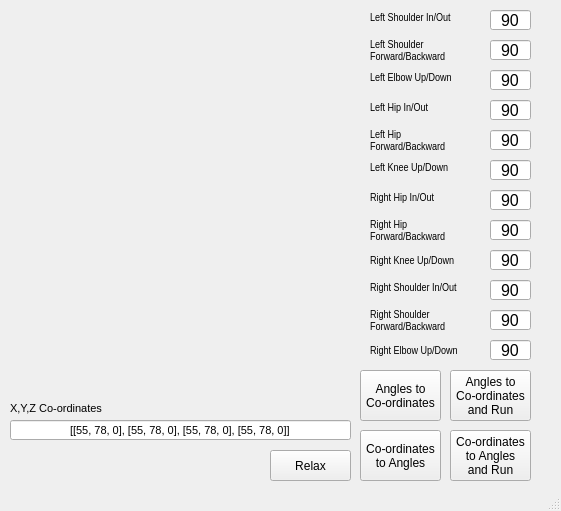
<?xml version="1.0" encoding="UTF-8"?>
<ui version="4.0">
 <class>MainWindow</class>
 <widget class="QMainWindow" name="MainWindow">
  <property name="geometry">
   <rect>
    <x>0</x>
    <y>0</y>
    <width>561</width>
    <height>511</height>
   </rect>
  </property>
  <property name="windowTitle">
   <string>Alex's Dog Position Tool</string>
  </property>
  <widget class="QWidget" name="centralwidget">
   <widget class="QLabel" name="label">
    <property name="geometry">
     <rect>
      <x>20</x>
      <y>0</y>
      <width>341</width>
      <height>411</height>
     </rect>
    </property>
    <property name="text">
     <string/>
    </property>
    <property name="pixmap">
     <pixmap>spike_legs3.png</pixmap>
    </property>
   </widget>
   <widget class="QLabel" name="label_2">
    <property name="geometry">
     <rect>
      <x>370</x>
      <y>10</y>
      <width>121</width>
      <height>16</height>
     </rect>
    </property>
    <property name="font">
     <font>
      <family>Arial Narrow</family>
      <pointsize>8</pointsize>
     </font>
    </property>
    <property name="text">
     <string>Left Shoulder In/Out</string>
    </property>
   </widget>
   <widget class="QLineEdit" name="leftShoulderInOut">
    <property name="geometry">
     <rect>
      <x>490</x>
      <y>10</y>
      <width>41</width>
      <height>20</height>
     </rect>
    </property>
    <property name="font">
     <font>
      <family>Arial</family>
      <pointsize>12</pointsize>
     </font>
    </property>
    <property name="text">
     <string>90</string>
    </property>
    <property name="alignment">
     <set>Qt::AlignCenter</set>
    </property>
   </widget>
   <widget class="QLabel" name="label_3">
    <property name="geometry">
     <rect>
      <x>370</x>
      <y>40</y>
      <width>121</width>
      <height>21</height>
     </rect>
    </property>
    <property name="font">
     <font>
      <family>Arial Narrow</family>
      <pointsize>8</pointsize>
     </font>
    </property>
    <property name="text">
     <string>Left Shoulder
Forward/Backward</string>
    </property>
   </widget>
   <widget class="QLineEdit" name="leftShoulderFB">
    <property name="geometry">
     <rect>
      <x>490</x>
      <y>40</y>
      <width>41</width>
      <height>20</height>
     </rect>
    </property>
    <property name="font">
     <font>
      <family>Arial</family>
      <pointsize>12</pointsize>
     </font>
    </property>
    <property name="text">
     <string>90</string>
    </property>
    <property name="alignment">
     <set>Qt::AlignCenter</set>
    </property>
   </widget>
   <widget class="QLabel" name="label_4">
    <property name="geometry">
     <rect>
      <x>370</x>
      <y>70</y>
      <width>121</width>
      <height>16</height>
     </rect>
    </property>
    <property name="font">
     <font>
      <family>Arial Narrow</family>
      <pointsize>8</pointsize>
     </font>
    </property>
    <property name="text">
     <string>Left Elbow Up/Down</string>
    </property>
   </widget>
   <widget class="QLineEdit" name="leftElbowFB">
    <property name="geometry">
     <rect>
      <x>490</x>
      <y>70</y>
      <width>41</width>
      <height>20</height>
     </rect>
    </property>
    <property name="font">
     <font>
      <family>Arial</family>
      <pointsize>12</pointsize>
     </font>
    </property>
    <property name="text">
     <string>90</string>
    </property>
    <property name="alignment">
     <set>Qt::AlignCenter</set>
    </property>
   </widget>
   <widget class="QLabel" name="label_5">
    <property name="geometry">
     <rect>
      <x>370</x>
      <y>130</y>
      <width>121</width>
      <height>21</height>
     </rect>
    </property>
    <property name="font">
     <font>
      <family>Arial Narrow</family>
      <pointsize>8</pointsize>
     </font>
    </property>
    <property name="text">
     <string>Left Hip
Forward/Backward</string>
    </property>
   </widget>
   <widget class="QLineEdit" name="leftKneeFB">
    <property name="geometry">
     <rect>
      <x>490</x>
      <y>160</y>
      <width>41</width>
      <height>20</height>
     </rect>
    </property>
    <property name="font">
     <font>
      <family>Arial</family>
      <pointsize>12</pointsize>
     </font>
    </property>
    <property name="text">
     <string>90</string>
    </property>
    <property name="alignment">
     <set>Qt::AlignCenter</set>
    </property>
   </widget>
   <widget class="QLineEdit" name="leftHipFB">
    <property name="geometry">
     <rect>
      <x>490</x>
      <y>130</y>
      <width>41</width>
      <height>20</height>
     </rect>
    </property>
    <property name="font">
     <font>
      <family>Arial</family>
      <pointsize>12</pointsize>
     </font>
    </property>
    <property name="text">
     <string>90</string>
    </property>
    <property name="alignment">
     <set>Qt::AlignCenter</set>
    </property>
   </widget>
   <widget class="QLabel" name="label_6">
    <property name="geometry">
     <rect>
      <x>370</x>
      <y>160</y>
      <width>121</width>
      <height>16</height>
     </rect>
    </property>
    <property name="font">
     <font>
      <family>Arial Narrow</family>
      <pointsize>8</pointsize>
     </font>
    </property>
    <property name="text">
     <string>Left Knee Up/Down</string>
    </property>
   </widget>
   <widget class="QLabel" name="label_7">
    <property name="geometry">
     <rect>
      <x>370</x>
      <y>100</y>
      <width>121</width>
      <height>16</height>
     </rect>
    </property>
    <property name="font">
     <font>
      <family>Arial Narrow</family>
      <pointsize>8</pointsize>
     </font>
    </property>
    <property name="text">
     <string>Left Hip In/Out</string>
    </property>
   </widget>
   <widget class="QLineEdit" name="leftHipInOut">
    <property name="geometry">
     <rect>
      <x>490</x>
      <y>100</y>
      <width>41</width>
      <height>20</height>
     </rect>
    </property>
    <property name="font">
     <font>
      <family>Arial</family>
      <pointsize>12</pointsize>
     </font>
    </property>
    <property name="text">
     <string>90</string>
    </property>
    <property name="alignment">
     <set>Qt::AlignCenter</set>
    </property>
   </widget>
   <widget class="QLineEdit" name="rightHipInOut">
    <property name="geometry">
     <rect>
      <x>490</x>
      <y>190</y>
      <width>41</width>
      <height>20</height>
     </rect>
    </property>
    <property name="font">
     <font>
      <family>Arial</family>
      <pointsize>12</pointsize>
     </font>
    </property>
    <property name="text">
     <string>90</string>
    </property>
    <property name="alignment">
     <set>Qt::AlignCenter</set>
    </property>
   </widget>
   <widget class="QLineEdit" name="rightHipFB">
    <property name="geometry">
     <rect>
      <x>490</x>
      <y>220</y>
      <width>41</width>
      <height>20</height>
     </rect>
    </property>
    <property name="font">
     <font>
      <family>Arial</family>
      <pointsize>12</pointsize>
     </font>
    </property>
    <property name="text">
     <string>90</string>
    </property>
    <property name="alignment">
     <set>Qt::AlignCenter</set>
    </property>
   </widget>
   <widget class="QLabel" name="label_8">
    <property name="geometry">
     <rect>
      <x>370</x>
      <y>250</y>
      <width>121</width>
      <height>21</height>
     </rect>
    </property>
    <property name="font">
     <font>
      <family>Arial Narrow</family>
      <pointsize>8</pointsize>
     </font>
    </property>
    <property name="text">
     <string>Right Knee Up/Down</string>
    </property>
   </widget>
   <widget class="QLabel" name="label_9">
    <property name="geometry">
     <rect>
      <x>370</x>
      <y>190</y>
      <width>121</width>
      <height>16</height>
     </rect>
    </property>
    <property name="font">
     <font>
      <family>Arial Narrow</family>
      <pointsize>8</pointsize>
     </font>
    </property>
    <property name="text">
     <string>Right Hip In/Out</string>
    </property>
   </widget>
   <widget class="QLabel" name="label_10">
    <property name="geometry">
     <rect>
      <x>370</x>
      <y>220</y>
      <width>121</width>
      <height>21</height>
     </rect>
    </property>
    <property name="font">
     <font>
      <family>Arial Narrow</family>
      <pointsize>8</pointsize>
     </font>
    </property>
    <property name="text">
     <string>Right Hip
Forward/Backward</string>
    </property>
   </widget>
   <widget class="QLineEdit" name="rightKneeFB">
    <property name="geometry">
     <rect>
      <x>490</x>
      <y>250</y>
      <width>41</width>
      <height>20</height>
     </rect>
    </property>
    <property name="font">
     <font>
      <family>Arial</family>
      <pointsize>12</pointsize>
     </font>
    </property>
    <property name="text">
     <string>90</string>
    </property>
    <property name="alignment">
     <set>Qt::AlignCenter</set>
    </property>
   </widget>
   <widget class="QLabel" name="label_11">
    <property name="geometry">
     <rect>
      <x>370</x>
      <y>310</y>
      <width>121</width>
      <height>21</height>
     </rect>
    </property>
    <property name="font">
     <font>
      <family>Arial Narrow</family>
      <pointsize>8</pointsize>
     </font>
    </property>
    <property name="text">
     <string>Right Shoulder
Forward/Backward</string>
    </property>
   </widget>
   <widget class="QLineEdit" name="rightElbowFB">
    <property name="geometry">
     <rect>
      <x>490</x>
      <y>340</y>
      <width>41</width>
      <height>20</height>
     </rect>
    </property>
    <property name="font">
     <font>
      <family>Arial</family>
      <pointsize>12</pointsize>
     </font>
    </property>
    <property name="text">
     <string>90</string>
    </property>
    <property name="alignment">
     <set>Qt::AlignCenter</set>
    </property>
   </widget>
   <widget class="QLineEdit" name="rightShoulderFB">
    <property name="geometry">
     <rect>
      <x>490</x>
      <y>310</y>
      <width>41</width>
      <height>20</height>
     </rect>
    </property>
    <property name="font">
     <font>
      <family>Arial</family>
      <pointsize>12</pointsize>
     </font>
    </property>
    <property name="text">
     <string>90</string>
    </property>
    <property name="alignment">
     <set>Qt::AlignCenter</set>
    </property>
   </widget>
   <widget class="QLabel" name="label_12">
    <property name="geometry">
     <rect>
      <x>370</x>
      <y>340</y>
      <width>121</width>
      <height>21</height>
     </rect>
    </property>
    <property name="font">
     <font>
      <family>Arial Narrow</family>
      <pointsize>8</pointsize>
     </font>
    </property>
    <property name="text">
     <string>Right Elbow Up/Down</string>
    </property>
   </widget>
   <widget class="QLabel" name="label_13">
    <property name="geometry">
     <rect>
      <x>370</x>
      <y>280</y>
      <width>121</width>
      <height>16</height>
     </rect>
    </property>
    <property name="font">
     <font>
      <family>Arial Narrow</family>
      <pointsize>8</pointsize>
     </font>
    </property>
    <property name="text">
     <string>Right Shoulder In/Out</string>
    </property>
   </widget>
   <widget class="QLineEdit" name="rightShoulderInOut">
    <property name="geometry">
     <rect>
      <x>490</x>
      <y>280</y>
      <width>41</width>
      <height>20</height>
     </rect>
    </property>
    <property name="font">
     <font>
      <family>Arial</family>
      <pointsize>12</pointsize>
     </font>
    </property>
    <property name="text">
     <string>90</string>
    </property>
    <property name="alignment">
     <set>Qt::AlignCenter</set>
    </property>
   </widget>
   <widget class="QPushButton" name="angle2xyz">
    <property name="geometry">
     <rect>
      <x>360</x>
      <y>370</y>
      <width>81</width>
      <height>51</height>
     </rect>
    </property>
    <property name="text">
     <string>Angles to
Co-ordinates</string>
    </property>
   </widget>
   <widget class="QPushButton" name="angle2xyzSend">
    <property name="geometry">
     <rect>
      <x>450</x>
      <y>370</y>
      <width>81</width>
      <height>51</height>
     </rect>
    </property>
    <property name="text">
     <string>Angles to
Co-ordinates
and Run</string>
    </property>
   </widget>
   <widget class="QLineEdit" name="co_ordSet">
    <property name="geometry">
     <rect>
      <x>10</x>
      <y>420</y>
      <width>341</width>
      <height>20</height>
     </rect>
    </property>
    <property name="font">
     <font>
      <family>Arial</family>
      <pointsize>8</pointsize>
     </font>
    </property>
    <property name="text">
     <string>[[55, 78, 0], [55, 78, 0], [55, 78, 0], [55, 78, 0]]</string>
    </property>
    <property name="alignment">
     <set>Qt::AlignCenter</set>
    </property>
   </widget>
   <widget class="QLabel" name="label_14">
    <property name="geometry">
     <rect>
      <x>10</x>
      <y>400</y>
      <width>111</width>
      <height>16</height>
     </rect>
    </property>
    <property name="font">
     <font>
      <family>Arial</family>
      <pointsize>8</pointsize>
     </font>
    </property>
    <property name="text">
     <string>X,Y,Z Co-ordinates</string>
    </property>
   </widget>
   <widget class="QPushButton" name="xyz2angle">
    <property name="geometry">
     <rect>
      <x>360</x>
      <y>430</y>
      <width>81</width>
      <height>51</height>
     </rect>
    </property>
    <property name="text">
     <string>Co-ordinates
to Angles</string>
    </property>
   </widget>
   <widget class="QPushButton" name="xyz2angleSend">
    <property name="geometry">
     <rect>
      <x>450</x>
      <y>430</y>
      <width>81</width>
      <height>51</height>
     </rect>
    </property>
    <property name="text">
     <string>Co-ordinates
to Angles
and Run</string>
    </property>
   </widget>
   <widget class="QPushButton" name="relax">
    <property name="geometry">
     <rect>
      <x>270</x>
      <y>450</y>
      <width>81</width>
      <height>31</height>
     </rect>
    </property>
    <property name="text">
     <string>Relax</string>
    </property>
   </widget>
  </widget>
  <widget class="QMenuBar" name="menubar">
   <property name="geometry">
    <rect>
     <x>0</x>
     <y>0</y>
     <width>561</width>
     <height>22</height>
    </rect>
   </property>
  </widget>
  <widget class="QStatusBar" name="statusbar"/>
 </widget>
 <resources/>
 <connections/>
</ui>
